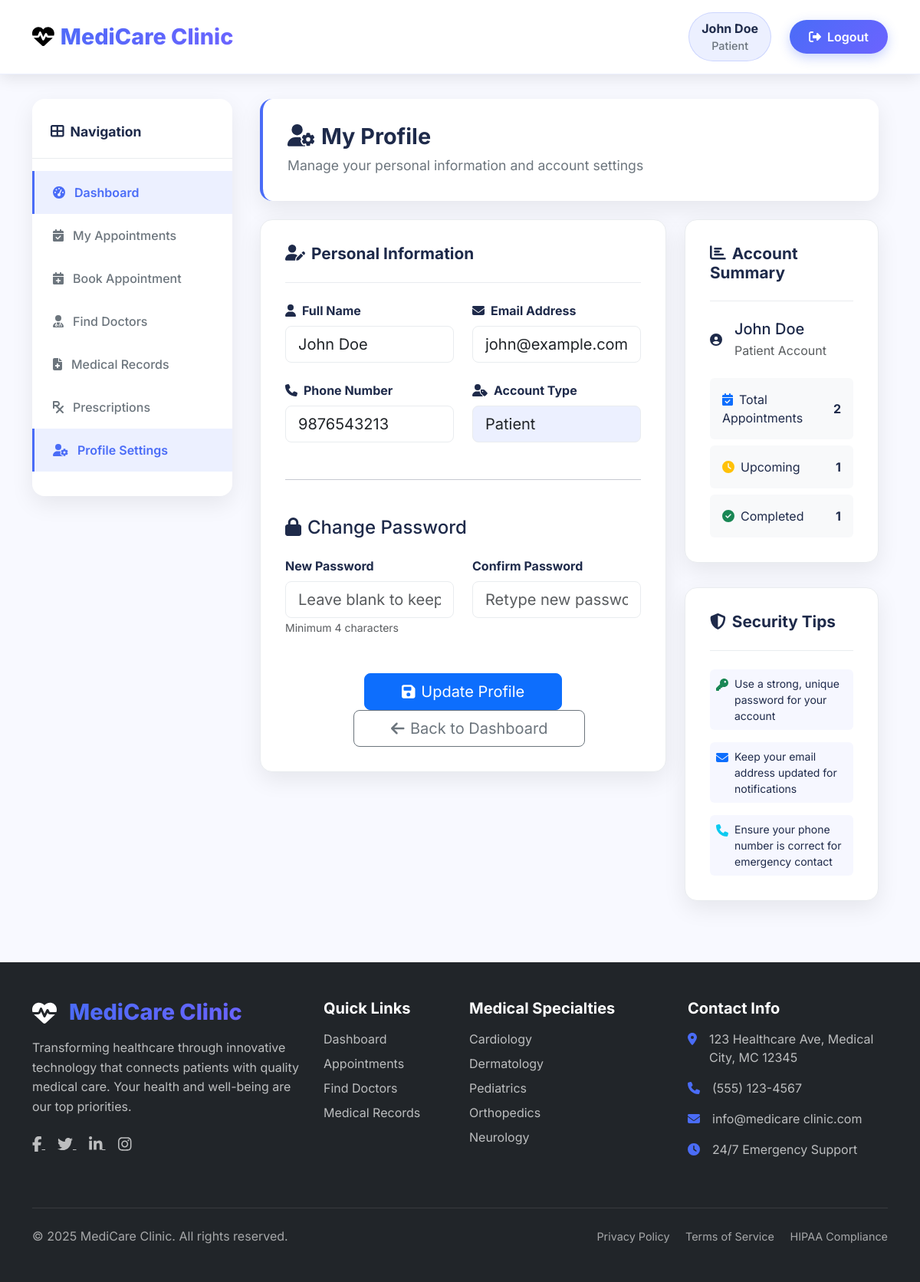
/patient/profile.php (signed in), run on the app's committed database.
### tables this page shows
CREATE TABLE `users` (
  `user_id` int(11) NOT NULL AUTO_INCREMENT,
  `full_name` varchar(100) NOT NULL,
  `email` varchar(100) NOT NULL UNIQUE,
  `password` varchar(255) NOT NULL,
  `phone` varchar(20) DEFAULT NULL,
  `role` enum('patient','doctor','admin') NOT NULL DEFAULT 'patient',
  `created_at` timestamp DEFAULT CURRENT_TIMESTAMP,
  PRIMARY KEY (`user_id`)
);

### patient/profile.php (the view, shortened to what this page needs)
<?php
require_once '../includes/header.php';
require_once '../includes/db_connect.php';
$user_id = $_SESSION['user_id'];
$stmt = $conn->prepare("SELECT * FROM users WHERE user_id = ?");
$stmt->bind_param("i", $user_id);
$stmt->execute();
$user = $stmt->get_result()->fetch_assoc();
?>
<div class="container-fluid">
    <div class="content-header">
        <h1 class="content-title"><i class="fas fa-user-cog me-2"></i>My Profile</h1>
        <p class="content-subtitle">Manage your personal information and account settings</p>
    </div>
    <div class="row">
        <div class="col-lg-8">
            <div class="content-card">
                <div class="card-header-custom">
                    <h3 class="card-title-custom">
                        <i class="fas fa-user-edit me-2"></i>Personal Information
                    </h3>
                </div>
                <div class="card-body">
                    <form method="POST">
                        <div class="row g-4">
                            <div class="col-md-6">
                                <label class="form-label fw-bold"><i class="fas fa-user me-2"></i>Full Name</label>
                                <input type="text" name="full_name" class="form-control form-control-lg" value="<?= htmlspecialchars($user['full_name']) ?>" required>
                            </div>
                            <div class="col-md-6">
                                <label class="form-label fw-bold"><i class="fas fa-envelope me-2"></i>Email Address</label>
                                <input type="email" name="email" class="form-control form-control-lg" value="<?= htmlspecialchars($user['email']) ?>" required>
                            </div>
                            <div class="col-md-6">
                                <label class="form-label fw-bold"><i class="fas fa-phone me-2"></i>Phone Number</label>
                                <input type="text" name="phone" class="form-control form-control-lg" value="<?= htmlspecialchars($user['phone']) ?>">
                            </div>
                            <div class="col-md-6">
                                <label class="form-label fw-bold"><i class="fas fa-user-tag me-2"></i>Account Type</label>
                                <input type="text" class="form-control form-control-lg" value="Patient" disabled style="background: rgba(74, 108, 247, 0.1);">
                            </div>
                        </div>
                        <hr class="my-5">
                        <h4 class="mb-4"><i class="fas fa-lock me-2"></i>Change Password</h4>
                        <div class="row g-4">
                            <div class="col-md-6">
                                <label class="form-label fw-bold">New Password</label>
                                <input type="password" name="new_password" class="form-control form-control-lg" placeholder="Leave blank to keep current password">
                                <small class="text-muted">Minimum 4 characters</small>
                            </div>
                            <div class="col-md-6">
                                <label class="form-label fw-bold">Confirm Password</label>
                                <input type="password" name="confirm_password" class="form-control form-control-lg" placeholder="Retype new password">
                            </div>
                        </div>
                        <div class="text-center mt-5">
                            <button type="submit" class="btn btn-primary btn-lg px-5">
                                <i class="fas fa-save me-2"></i>Update Profile
                            </button>
                            <a href="dashboard.php" class="btn btn-outline-secondary btn-lg px-5 ms-3">
                                <i class="fas fa-arrow-left me-2"></i>Back to Dashboard
                            </a>
                        </div>
                    </form>
                </div>
            </div>
        </div>
        <div class="col-lg-4">
            <div class="content-card">
                <div class="card-header-custom">
                    <h3 class="card-title-custom">
                        <i class="fas fa-chart-bar me-2"></i>Account Summary
                    </h3>
                </div>
                <div class="card-body">
                    <div class="d-flex align-items-center mb-4">
                        <div class="feature-icon me-3">
                            <i class="fas fa-user-circle"></i>
                        </div>
                        <div>
                            <h5 class="mb-1"><?= htmlspecialchars($user['full_name']) ?></h5>
                            <p class="text-muted mb-0">Patient Account</p>
                        </div>
                    </div>
                    <div class="account-stats">
                        <div class="stat-item d-flex justify-content-between align-items-center p-3 bg-light rounded mb-2">
                            <span><i class="fas fa-calendar-check text-primary me-2"></i>Total Appointments</span>
                            <strong><?= $conn->query("SELECT COUNT(*) as total FROM appointments WHERE patient_id = $user_id")->fetch_assoc()['total'] ?></strong>
                        </div>
                        <div class="stat-item d-flex justify-content-between align-items-center p-3 bg-light rounded mb-2">
                            <span><i class="fas fa-clock text-warning me-2"></i>Upcoming</span>
                            <strong><?= $conn->query("SELECT COUNT(*) as upcoming FROM appointments WHERE patient_id = $user_id AND status = 'pending'")->fetch_assoc()['upcoming'] ?></strong>
                        </div>
                        <div class="stat-item d-flex justify-content-between align-items-center p-3 bg-light rounded">
                            <span><i class="fas fa-check-circle text-success me-2"></i>Completed</span>
                            <strong><?= $conn->query("SELECT COUNT(*) as completed FROM appointments WHERE patient_id = $user_id AND status = 'completed'")->fetch_assoc()['completed'] ?></strong>
                        </div>
                    </div>
                </div>
            </div>
            <div class="content-card mt-4">
                <div class="card-header-custom">
                    <h3 class="card-title-custom">
                        <i class="fas fa-shield-alt me-2"></i>Security Tips
                    </h3>
                </div>
                <div class="card-body">
                    <div class="security-tip d-flex align-items-start mb-3">
                        <i class="fas fa-key text-success me-2 mt-1"></i>
                        <small>Use a strong, unique password for your account</small>
                    </div>
                    <div class="security-tip d-flex align-items-start mb-3">
                        <i class="fas fa-envelope text-primary me-2 mt-1"></i>
                        <small>Keep your email address updated for notifications</small>
                    </div>
                    <div class="security-tip d-flex align-items-start">
                        <i class="fas fa-phone text-info me-2 mt-1"></i>
                        <small>Ensure your phone number is correct for emergency contact</small>
                    </div>
                </div>
            </div>
        </div>
    </div>
</div>
<?php require_once '../includes/footer.php'; ?>

### includes/header.php (style rules this page uses)
:root { --primary: #4a6cf7; --primary-light: #6a85f9; --primary-dark: #3a56d4; --secondary: #6c63ff; --accent: #ff6b9d; --accent-light: #ff8ab0; --light: #f8f9ff; --dark: #1e2a4a; --gray: #6c757d; --gray-light: #e9ecef; --success: #28a745; --danger: #dc3545; --border-radius: 16px; --box-shadow: 0 10px 30px rgba(0, 0, 0, 0.08); --box-shadow-lg: 0 20px 50px rgba(0, 0, 0, 0.12); --transition: all 0.4s cubic-bezier(0.175, 0.885, 0.32, 1.275); }
* { margin: 0; padding: 0; box-sizing: border-box; }
body { background: #f8f9ff; font-family: 'Inter', sans-serif; color: var(--dark); min-height: 100vh; display: flex; flex-direction: column; }
.content-header { background: white; border-radius: var(--border-radius); padding: 2rem; margin: 2rem 0 1.5rem; box-shadow: var(--box-shadow); border-left: 4px solid var(--primary); }
.content-title { font-weight: 700; color: var(--dark); margin: 0; font-size: 1.8rem; }
.content-subtitle { color: var(--gray); margin: 0.5rem 0 0; font-size: 1.1rem; }
.content-card { background: white; border-radius: var(--border-radius); padding: 2rem; margin-bottom: 2rem; box-shadow: var(--box-shadow); border: 1px solid var(--gray-light); transition: var(--transition); }
.card-header-custom { background: transparent; border-bottom: 1px solid var(--gray-light); padding: 0 0 1.5rem; margin-bottom: 1.5rem; }
.card-title-custom { font-weight: 700; color: var(--dark); margin: 0; font-size: 1.3rem; }

### patient/profile.php (style rules this page uses)
.form-control { border-radius: 8px; border: 1px solid var(--gray-light); transition: var(--transition); }
.security-tip { padding: 8px; border-radius: 6px; background: rgba(74, 108, 247, 0.05); }

### data on the page
users: full_name "John Doe", email "john@example.com", phone "9876543213"

### other printed values
SITE_NAME "MediCare Clinic"
$_SESSION['full_name'] "John Doe"
$_SESSION['role'] "Patient"
SITE_NAME "medicare clinic"
